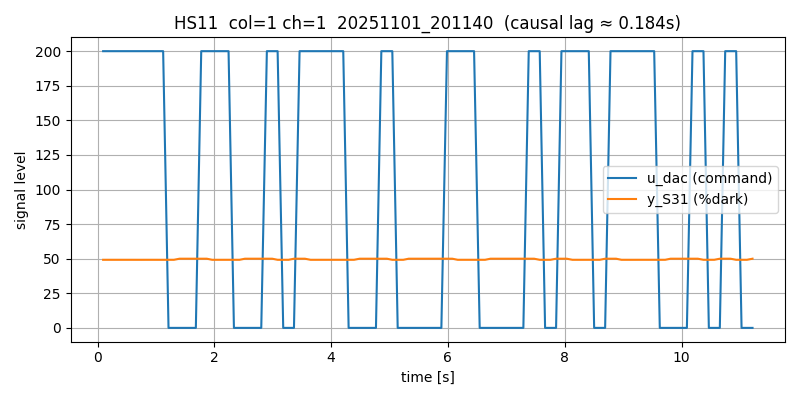
#> input picture SeniorDesignProject/Re_ system_id_code_batch2/idlog_20251101_201140_HS11_c1ch1.png, 800 x 400 px
$ python -i EdgeDetector.py   (imports and definitions only)
#> lines starting #> are read from the running program, lines starting #| are printed output that depends on the picture; after the words box and inside, x2 and y2 are one past the last pixel; in counts of white or black regions, pixels touching at a corner belong together
#> further down, picture is the input picture: shape (400, 800, 3); mean B, G, R 244.5, 242.5, 239.6
import cv2
import numpy as np

class EdgeDetector:
    """
    Real‑time Canny edge detector that paints edges burnt‑orange.
    """
    BURNT_ORANGE_BGR = (0, 87, 191)      # B, G, R

    def __init__(self, low_thresh=50, ratio=3, kernel_size=3):
        self.low_thresh = int(low_thresh)
        self.ratio = ratio
        self.kernel_size = kernel_size

    def set_threshold(self, val: int):
        self.low_thresh = max(1, int(val))

    def apply(self, frame):
        gray   = cv2.cvtColor(frame, cv2.COLOR_BGR2GRAY)
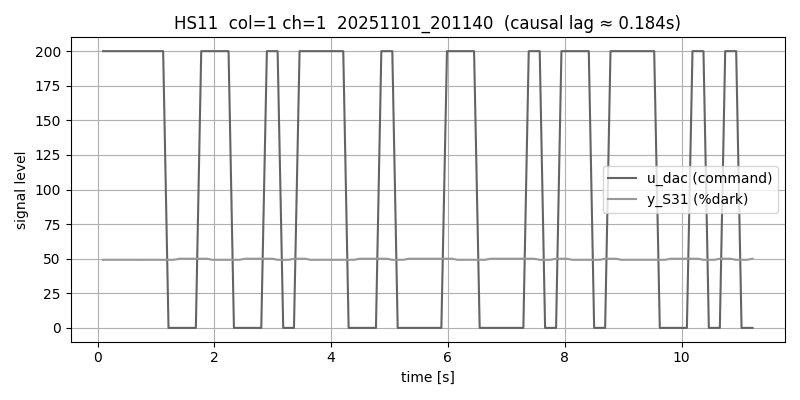
#> gray: shape (400, 800); min 0, max 255, mean 241.9
        blur   = cv2.blur(gray, (3, 3))
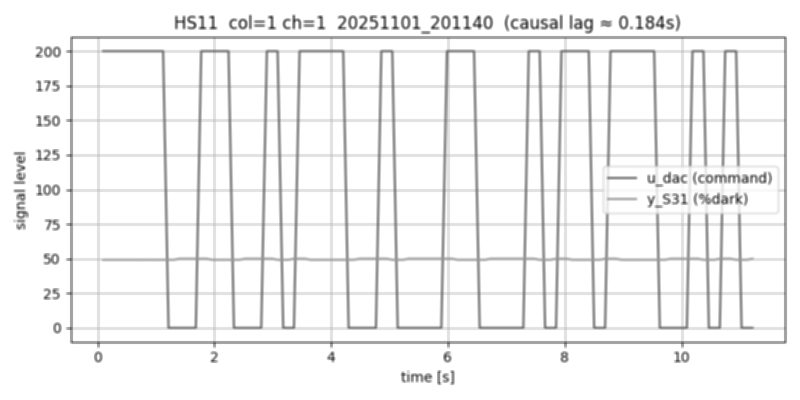
#> blur: shape (400, 800); min 43, max 255, mean 241.9
        edges  = cv2.Canny(blur,
                           self.low_thresh,
                           self.low_thresh * self.ratio,
                           self.kernel_size)
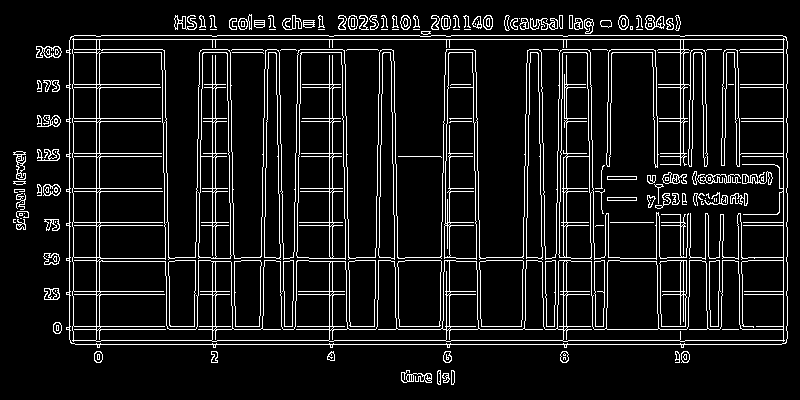
#> edges: shape (400, 800); 9.5% white in thin lines or dots, all inside (x1, y1, x2, y2) = (13, 14, 788, 385)
        # Overlay burnt‑orange edges on top of original frame
        colour = frame.copy()
        mask   = edges.astype(bool)
        colour[mask] = self.BURNT_ORANGE_BGR
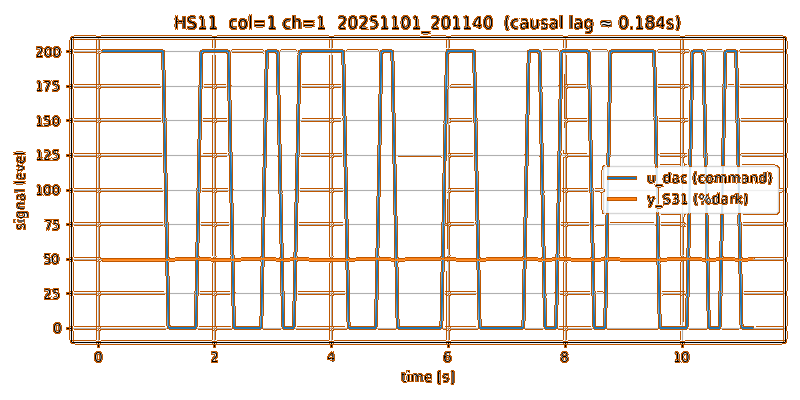
#> colour: shape (400, 800, 3); 9.46% of pixels changed, all inside (x1, y1, x2, y2) = (13, 14, 788, 385)
        return colour

>>> import cv2
>>> picture = cv2.imread('../../SeniorDesignProject/Re_ system_id_code_batch2/idlog_20251101_201140_HS11_c1ch1.png')
>>> result = EdgeDetector().apply(picture)

$ run again, on SeniorDesignProject/Re_ system_id_code_batch2/idlog_20251101_201154_HS21_c1ch2.png
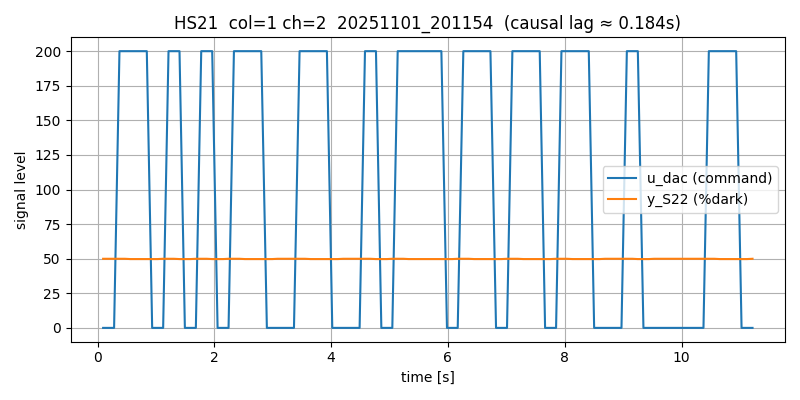
#> input picture SeniorDesignProject/Re_ system_id_code_batch2/idlog_20251101_201154_HS21_c1ch2.png, 800 x 400 px
#> picture is the input picture: shape (400, 800, 3); mean B, G, R 244.1, 241.8, 238.4
#> in apply, `edges  = cv2.Canny(blur, self.low_thresh, self.low_thresh * self.ratio..`:
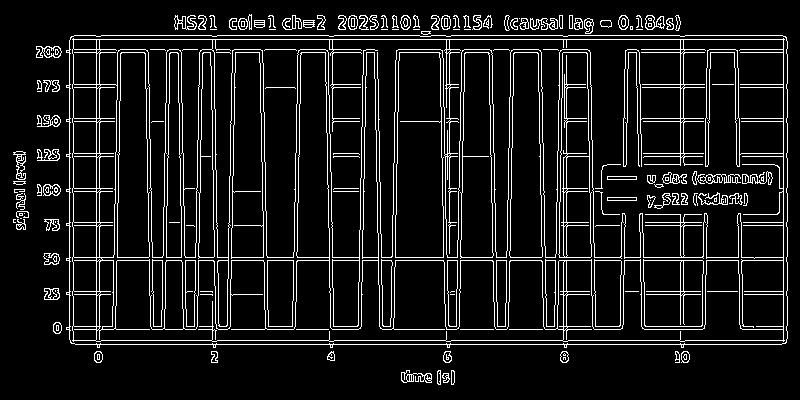
#> edges: shape (400, 800); 9.5% white in thin lines or dots, all inside (x1, y1, x2, y2) = (13, 14, 788, 385)
#> in apply, `colour[mask] = self.BURNT_ORANGE_BGR`:
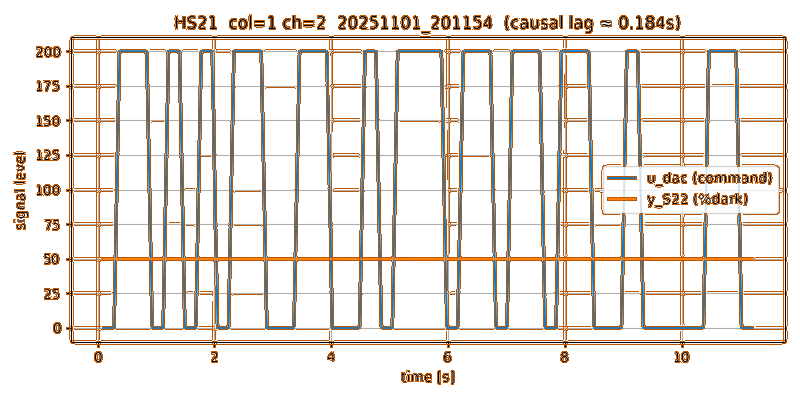
#> colour: shape (400, 800, 3); 9.5% of pixels changed, all inside (x1, y1, x2, y2) = (13, 14, 788, 385)

$ run again, on SeniorDesignProject/Re_ system_id_code_batch2/idlog_20251101_201251_HS12_c2ch1.png
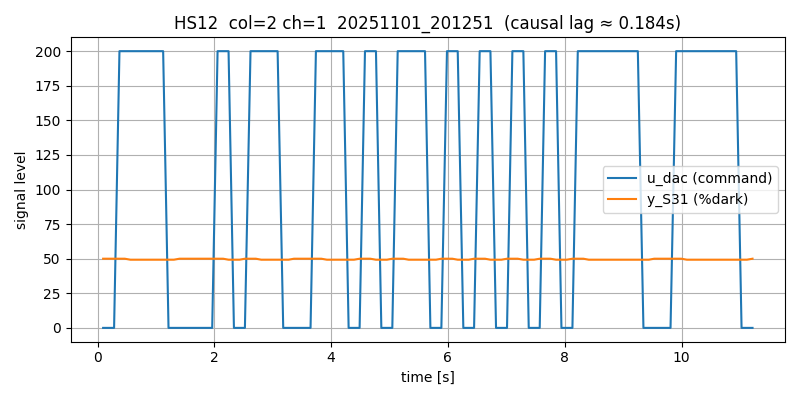
#> input picture SeniorDesignProject/Re_ system_id_code_batch2/idlog_20251101_201251_HS12_c2ch1.png, 800 x 400 px
#> picture is the input picture: shape (400, 800, 3); mean B, G, R 244, 241.8, 238.3
#> in apply, `edges  = cv2.Canny(blur, self.low_thresh, self.low_thresh * self.ratio..`:
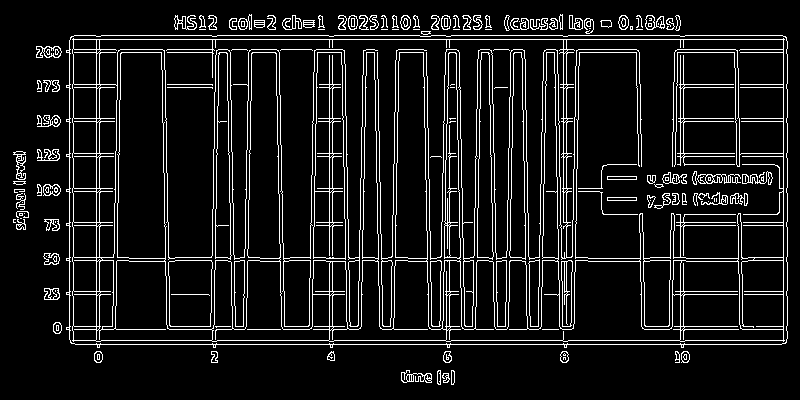
#> edges: shape (400, 800); 9.6% white in thin lines or dots, all inside (x1, y1, x2, y2) = (13, 14, 788, 385)
#> in apply, `colour[mask] = self.BURNT_ORANGE_BGR`:
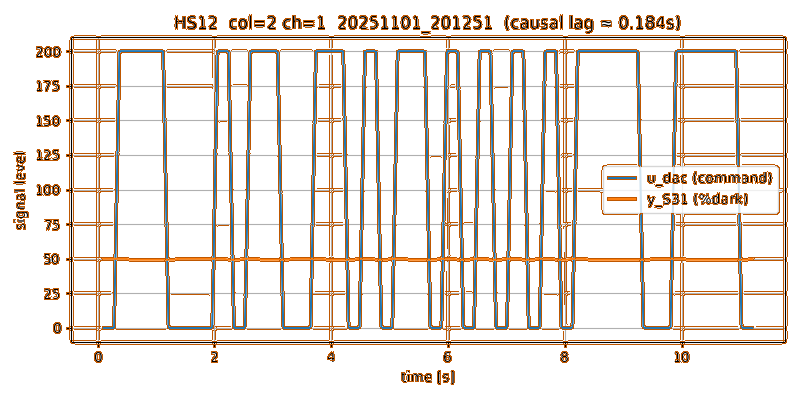
#> colour: shape (400, 800, 3); 9.6% of pixels changed, all inside (x1, y1, x2, y2) = (13, 14, 788, 385)

$ run again, on SeniorDesignProject/Re_ system_id_code_batch2/idlog_20251101_201305_HS22_c2ch2.png
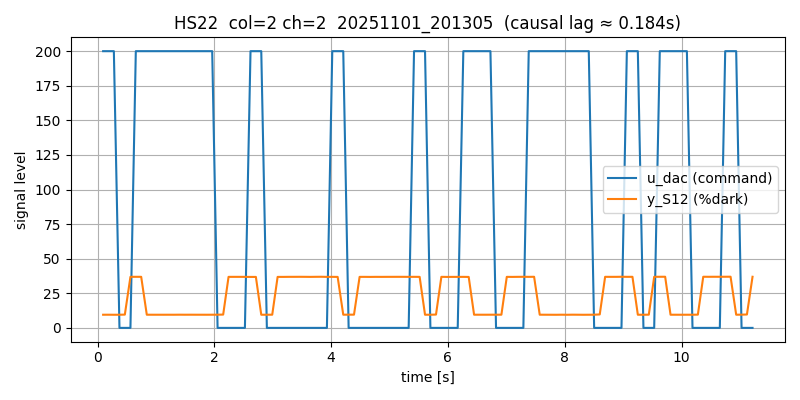
#> input picture SeniorDesignProject/Re_ system_id_code_batch2/idlog_20251101_201305_HS22_c2ch2.png, 800 x 400 px
#> picture is the input picture: shape (400, 800, 3); mean B, G, R 243.7, 242.4, 240.3
#> in apply, `edges  = cv2.Canny(blur, self.low_thresh, self.low_thresh * self.ratio..`:
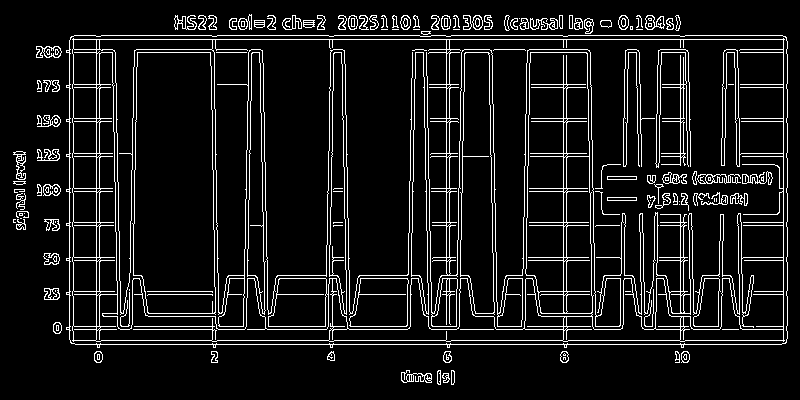
#> edges: shape (400, 800); 9.2% white in thin lines or dots, all inside (x1, y1, x2, y2) = (13, 14, 788, 385)
#> in apply, `colour[mask] = self.BURNT_ORANGE_BGR`:
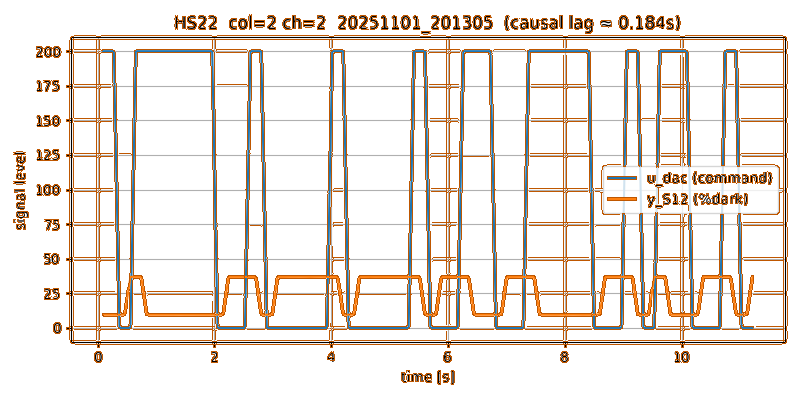
#> colour: shape (400, 800, 3); 9.16% of pixels changed, all inside (x1, y1, x2, y2) = (13, 14, 788, 385)
